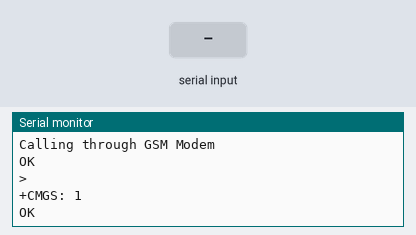
The sketch below on a simulated Arduino Uno, built with avr-gcc and run on an emulated ATmega328P. Shown: the last lines printed to the serial monitor. Inputs (shaded band) come from the test bench. The modem accepts every AT command (registered, SIM ready, sends succeed) and sends nothing else.

Above: at 6.3 s.
6.4 s: "ATD8088446427;\n" received over the second serial link
At 7.5 s:
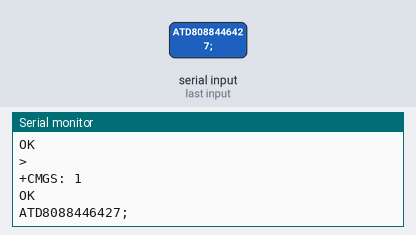
7.9 s: "1" received over the second serial link
At 8.6 s:
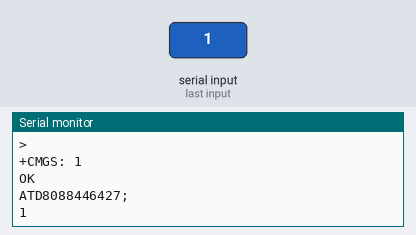

The sketch:

gsm.ino
```cpp
#include <SoftwareSerial.h>

SoftwareSerial mySerial(10, 11); // RX, TX

void setup()
{
// Open serial communications and wait for port to open:
Serial.begin(9600);

Serial.println("Calling through GSM Modem");

// set the data rate for the SoftwareSerial port
mySerial.begin(9600);
delay(2000);
//mySerial.println("ATD8088446427;"); // ATD81290255XX; -- watch out here for semicolon at the end!!

//Serial.println("Called ATD81290255XX");
SendMessage();
}

void loop() // run over and over
{
// print response over serial port
if (mySerial.available())
Serial.write(mySerial.read());
}

void SendMessage()
{
  mySerial.println("AT+CMGF=1");    //Sets the GSM Module in Text Mode
  delay(1000);  // Delay of 1000 milli seconds or 1 second
  mySerial.println("AT+CMGS=\"+918088446427\"\r"); // Replace x with mobile number
  delay(1000);
  mySerial.println("I am SMS from GSM Module");// The SMS text you want to send
  delay(100);
   mySerial.println((char)26);// ASCII code of CTRL+Z
  delay(1000);
}
```

Measured:
- after the input at 6.4 s, the serial monitor: prints a new line at once (image 1)
- after the input at 7.9 s, the serial monitor: prints a new line at once (image 2)
